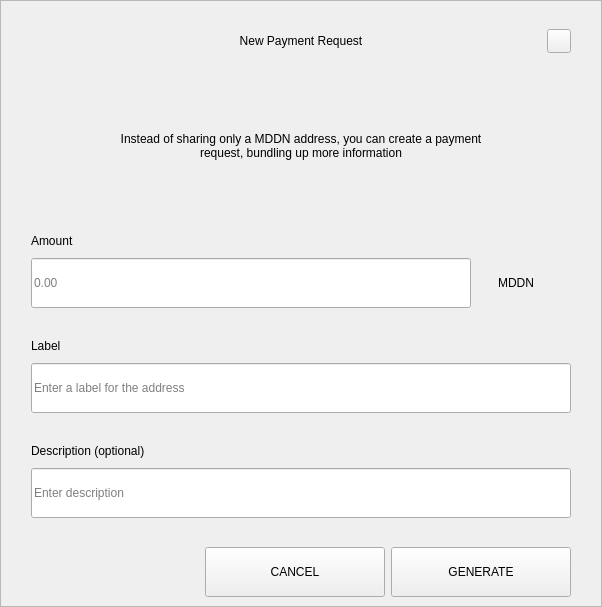
<?xml version="1.0" encoding="UTF-8"?>
<ui version="4.0">
 <class>RequestDialog</class>
 <widget class="QDialog" name="RequestDialog">
  <property name="geometry">
   <rect>
    <x>0</x>
    <y>0</y>
    <width>602</width>
    <height>607</height>
   </rect>
  </property>
  <property name="windowTitle">
   <string>Dialog</string>
  </property>
  <layout class="QVBoxLayout" name="verticalLayout_5">
   <property name="spacing">
    <number>0</number>
   </property>
   <property name="leftMargin">
    <number>0</number>
   </property>
   <property name="topMargin">
    <number>0</number>
   </property>
   <property name="rightMargin">
    <number>0</number>
   </property>
   <property name="bottomMargin">
    <number>0</number>
   </property>
   <item>
    <widget class="QFrame" name="frame">
     <property name="styleSheet">
      <string notr="true"/>
     </property>
     <property name="frameShape">
      <enum>QFrame::StyledPanel</enum>
     </property>
     <property name="frameShadow">
      <enum>QFrame::Raised</enum>
     </property>
     <layout class="QVBoxLayout" name="verticalLayout_4" stretch="1,0,0">
      <property name="spacing">
       <number>0</number>
      </property>
      <property name="leftMargin">
       <number>30</number>
      </property>
      <property name="topMargin">
       <number>20</number>
      </property>
      <property name="rightMargin">
       <number>30</number>
      </property>
      <property name="bottomMargin">
       <number>0</number>
      </property>
      <item>
       <layout class="QHBoxLayout" name="horizontalLayout_3">
        <property name="spacing">
         <number>0</number>
        </property>
        <item>
         <spacer name="horizontalSpacer_21">
          <property name="orientation">
           <enum>Qt::Horizontal</enum>
          </property>
          <property name="sizeHint" stdset="0">
           <size>
            <width>40</width>
            <height>20</height>
           </size>
          </property>
         </spacer>
        </item>
        <item>
         <widget class="QLabel" name="labelTitle">
          <property name="minimumSize">
           <size>
            <width>0</width>
            <height>40</height>
           </size>
          </property>
          <property name="maximumSize">
           <size>
            <width>16777215</width>
            <height>40</height>
           </size>
          </property>
          <property name="styleSheet">
           <string notr="true">padding-left:24px;</string>
          </property>
          <property name="text">
           <string>New Payment Request</string>
          </property>
          <property name="alignment">
           <set>Qt::AlignCenter</set>
          </property>
          <property name="margin">
           <number>7</number>
          </property>
         </widget>
        </item>
        <item>
         <spacer name="horizontalSpacer">
          <property name="orientation">
           <enum>Qt::Horizontal</enum>
          </property>
          <property name="sizeHint" stdset="0">
           <size>
            <width>40</width>
            <height>20</height>
           </size>
          </property>
         </spacer>
        </item>
        <item>
         <widget class="QPushButton" name="btnEsc">
          <property name="minimumSize">
           <size>
            <width>24</width>
            <height>24</height>
           </size>
          </property>
          <property name="maximumSize">
           <size>
            <width>24</width>
            <height>24</height>
           </size>
          </property>
          <property name="focusPolicy">
           <enum>Qt::NoFocus</enum>
          </property>
          <property name="text">
           <string/>
          </property>
         </widget>
        </item>
       </layout>
      </item>
      <item>
       <widget class="QStackedWidget" name="stack">
        <property name="minimumSize">
         <size>
          <width>540</width>
          <height>0</height>
         </size>
        </property>
        <property name="maximumSize">
         <size>
          <width>540</width>
          <height>16777215</height>
         </size>
        </property>
        <property name="currentIndex">
         <number>0</number>
        </property>
        <widget class="QWidget" name="page_1">
         <property name="minimumSize">
          <size>
           <width>540</width>
           <height>0</height>
          </size>
         </property>
         <property name="maximumSize">
          <size>
           <width>540</width>
           <height>16777215</height>
          </size>
         </property>
         <layout class="QVBoxLayout" name="layout1">
          <property name="spacing">
           <number>0</number>
          </property>
          <property name="leftMargin">
           <number>0</number>
          </property>
          <property name="topMargin">
           <number>0</number>
          </property>
          <property name="rightMargin">
           <number>0</number>
          </property>
          <property name="bottomMargin">
           <number>0</number>
          </property>
          <item>
           <spacer name="verticalSpacer_21">
            <property name="orientation">
             <enum>Qt::Vertical</enum>
            </property>
            <property name="sizeType">
             <enum>QSizePolicy::Fixed</enum>
            </property>
            <property name="sizeHint" stdset="0">
             <size>
              <width>20</width>
              <height>30</height>
             </size>
            </property>
           </spacer>
          </item>
          <item alignment="Qt::AlignHCenter">
           <widget class="QLabel" name="labelMessage">
            <property name="minimumSize">
             <size>
              <width>400</width>
              <height>50</height>
             </size>
            </property>
            <property name="text">
             <string>Instead of sharing only a MDDN address, you can create a payment request, bundling up more information</string>
            </property>
            <property name="alignment">
             <set>Qt::AlignCenter</set>
            </property>
            <property name="wordWrap">
             <bool>true</bool>
            </property>
           </widget>
          </item>
          <item alignment="Qt::AlignBottom">
           <widget class="QWidget" name="containerAmount" native="true">
            <layout class="QVBoxLayout" name="verticalLayout">
             <property name="spacing">
              <number>9</number>
             </property>
             <property name="leftMargin">
              <number>0</number>
             </property>
             <property name="topMargin">
              <number>0</number>
             </property>
             <property name="rightMargin">
              <number>0</number>
             </property>
             <property name="bottomMargin">
              <number>0</number>
             </property>
             <item>
              <widget class="QLabel" name="labelSubtitleAmount">
               <property name="minimumSize">
                <size>
                 <width>350</width>
                 <height>16</height>
                </size>
               </property>
               <property name="maximumSize">
                <size>
                 <width>16777215</width>
                 <height>16</height>
                </size>
               </property>
               <property name="text">
                <string>Amount</string>
               </property>
              </widget>
             </item>
             <item alignment="Qt::AlignTop">
              <widget class="QWidget" name="layoutAmount" native="true">
               <layout class="QHBoxLayout" name="horizontalLayout" stretch="2,0">
                <property name="spacing">
                 <number>0</number>
                </property>
                <property name="leftMargin">
                 <number>0</number>
                </property>
                <property name="topMargin">
                 <number>0</number>
                </property>
                <property name="rightMargin">
                 <number>0</number>
                </property>
                <property name="bottomMargin">
                 <number>0</number>
                </property>
                <item>
                 <widget class="QLineEdit" name="lineEditAmount">
                  <property name="minimumSize">
                   <size>
                    <width>0</width>
                    <height>50</height>
                   </size>
                  </property>
                  <property name="maximumSize">
                   <size>
                    <width>16777215</width>
                    <height>50</height>
                   </size>
                  </property>
                  <property name="placeholderText">
                   <string notr="true">0.00</string>
                  </property>
                 </widget>
                </item>
                <item>
                 <widget class="QWidget" name="comboContainer" native="true">
                  <property name="minimumSize">
                   <size>
                    <width>100</width>
                    <height>50</height>
                   </size>
                  </property>
                  <property name="maximumSize">
                   <size>
                    <width>16777215</width>
                    <height>50</height>
                   </size>
                  </property>
                  <layout class="QHBoxLayout" name="horizontalLayout_31">
                   <property name="spacing">
                    <number>0</number>
                   </property>
                   <property name="leftMargin">
                    <number>0</number>
                   </property>
                   <property name="topMargin">
                    <number>0</number>
                   </property>
                   <property name="rightMargin">
                    <number>10</number>
                   </property>
                   <property name="bottomMargin">
                    <number>0</number>
                   </property>
                   <item>
                    <widget class="QLabel" name="comboBoxCoin">
                     <property name="text">
                      <string>MDDN</string>
                     </property>
                     <property name="alignment">
                      <set>Qt::AlignCenter</set>
                     </property>
                    </widget>
                   </item>
                  </layout>
                 </widget>
                </item>
               </layout>
              </widget>
             </item>
            </layout>
           </widget>
          </item>
          <item>
           <spacer name="verticalSpacer_31">
            <property name="orientation">
             <enum>Qt::Vertical</enum>
            </property>
            <property name="sizeType">
             <enum>QSizePolicy::Fixed</enum>
            </property>
            <property name="sizeHint" stdset="0">
             <size>
              <width>20</width>
              <height>30</height>
             </size>
            </property>
           </spacer>
          </item>
          <item>
           <layout class="QVBoxLayout" name="verticalLayoutLabel">
            <property name="spacing">
             <number>9</number>
            </property>
            <item>
             <widget class="QLabel" name="labelSubtitleLabel">
              <property name="minimumSize">
               <size>
                <width>0</width>
                <height>16</height>
               </size>
              </property>
              <property name="maximumSize">
               <size>
                <width>16777215</width>
                <height>16</height>
               </size>
              </property>
              <property name="text">
               <string>Label</string>
              </property>
             </widget>
            </item>
            <item>
             <widget class="QLineEdit" name="lineEditLabel">
              <property name="minimumSize">
               <size>
                <width>0</width>
                <height>50</height>
               </size>
              </property>
              <property name="maximumSize">
               <size>
                <width>16777215</width>
                <height>50</height>
               </size>
              </property>
              <property name="placeholderText">
               <string>Enter a label for the address</string>
              </property>
             </widget>
            </item>
           </layout>
          </item>
          <item>
           <spacer name="verticalSpacer_34">
            <property name="orientation">
             <enum>Qt::Vertical</enum>
            </property>
            <property name="sizeType">
             <enum>QSizePolicy::Fixed</enum>
            </property>
            <property name="sizeHint" stdset="0">
             <size>
              <width>20</width>
              <height>30</height>
             </size>
            </property>
           </spacer>
          </item>
          <item>
           <layout class="QVBoxLayout" name="verticalLayoutDescription">
            <property name="spacing">
             <number>9</number>
            </property>
            <item>
             <widget class="QLabel" name="labelSubtitleDescription">
              <property name="minimumSize">
               <size>
                <width>0</width>
                <height>16</height>
               </size>
              </property>
              <property name="maximumSize">
               <size>
                <width>16777215</width>
                <height>16</height>
               </size>
              </property>
              <property name="text">
               <string>Description (optional)</string>
              </property>
             </widget>
            </item>
            <item>
             <widget class="QLineEdit" name="lineEditDescription">
              <property name="minimumSize">
               <size>
                <width>0</width>
                <height>50</height>
               </size>
              </property>
              <property name="maximumSize">
               <size>
                <width>16777215</width>
                <height>50</height>
               </size>
              </property>
              <property name="placeholderText">
               <string>Enter description</string>
              </property>
             </widget>
            </item>
            <item>
             <spacer name="verticalSpacer_4">
              <property name="orientation">
               <enum>Qt::Vertical</enum>
              </property>
              <property name="sizeType">
               <enum>QSizePolicy::Fixed</enum>
              </property>
              <property name="sizeHint" stdset="0">
               <size>
                <width>20</width>
                <height>20</height>
               </size>
              </property>
             </spacer>
            </item>
           </layout>
          </item>
         </layout>
        </widget>
        <widget class="QWidget" name="page_2">
         <layout class="QVBoxLayout" name="layout2">
          <item>
           <spacer name="verticalSpacer_5">
            <property name="orientation">
             <enum>Qt::Vertical</enum>
            </property>
            <property name="sizeType">
             <enum>QSizePolicy::Fixed</enum>
            </property>
            <property name="sizeHint" stdset="0">
             <size>
              <width>20</width>
              <height>50</height>
             </size>
            </property>
           </spacer>
          </item>
          <item alignment="Qt::AlignHCenter">
           <widget class="QLabel" name="labelQrImg">
            <property name="minimumSize">
             <size>
              <width>260</width>
              <height>260</height>
             </size>
            </property>
            <property name="maximumSize">
             <size>
              <width>260</width>
              <height>260</height>
             </size>
            </property>
            <property name="text">
             <string/>
            </property>
            <property name="alignment">
             <set>Qt::AlignCenter</set>
            </property>
           </widget>
          </item>
          <item>
           <spacer name="verticalSpacer_2">
            <property name="orientation">
             <enum>Qt::Vertical</enum>
            </property>
            <property name="sizeType">
             <enum>QSizePolicy::Fixed</enum>
            </property>
            <property name="sizeHint" stdset="0">
             <size>
              <width>20</width>
              <height>30</height>
             </size>
            </property>
           </spacer>
          </item>
          <item alignment="Qt::AlignHCenter">
           <widget class="QLabel" name="labelAddress">
            <property name="text">
             <string>D7VFR83SQbiezrW72hjcWJtcfip5krte2Z </string>
            </property>
           </widget>
          </item>
          <item>
           <spacer name="verticalSpacer_32">
            <property name="orientation">
             <enum>Qt::Vertical</enum>
            </property>
            <property name="sizeType">
             <enum>QSizePolicy::Expanding</enum>
            </property>
            <property name="sizeHint" stdset="0">
             <size>
              <width>20</width>
              <height>20</height>
             </size>
            </property>
           </spacer>
          </item>
          <item>
           <layout class="QHBoxLayout" name="horizontal">
            <property name="leftMargin">
             <number>20</number>
            </property>
            <property name="rightMargin">
             <number>20</number>
            </property>
            <property name="bottomMargin">
             <number>20</number>
            </property>
            <item>
             <spacer name="horizontalSpacer_4">
              <property name="orientation">
               <enum>Qt::Horizontal</enum>
              </property>
              <property name="sizeHint" stdset="0">
               <size>
                <width>40</width>
                <height>20</height>
               </size>
              </property>
             </spacer>
            </item>
            <item>
             <widget class="QPushButton" name="btnCopyAddress">
              <property name="minimumSize">
               <size>
                <width>180</width>
                <height>50</height>
               </size>
              </property>
              <property name="text">
               <string>COPY ADDRESS</string>
              </property>
             </widget>
            </item>
            <item>
             <widget class="QPushButton" name="btnCopyUrl">
              <property name="minimumSize">
               <size>
                <width>180</width>
                <height>50</height>
               </size>
              </property>
              <property name="text">
               <string>COPY URL</string>
              </property>
             </widget>
            </item>
            <item>
             <spacer name="horizontalSpacer_2">
              <property name="orientation">
               <enum>Qt::Horizontal</enum>
              </property>
              <property name="sizeHint" stdset="0">
               <size>
                <width>40</width>
                <height>20</height>
               </size>
              </property>
             </spacer>
            </item>
           </layout>
          </item>
         </layout>
        </widget>
       </widget>
      </item>
      <item>
       <widget class="QWidget" name="buttonsStack" native="true">
        <layout class="QHBoxLayout" name="horizontalLayout_5">
         <property name="leftMargin">
          <number>20</number>
         </property>
         <property name="rightMargin">
          <number>0</number>
         </property>
         <item>
          <spacer name="horizontalSpacer_41">
           <property name="orientation">
            <enum>Qt::Horizontal</enum>
           </property>
           <property name="sizeHint" stdset="0">
            <size>
             <width>40</width>
             <height>20</height>
            </size>
           </property>
          </spacer>
         </item>
         <item>
          <widget class="QPushButton" name="btnCancel">
           <property name="minimumSize">
            <size>
             <width>180</width>
             <height>50</height>
            </size>
           </property>
           <property name="focusPolicy">
            <enum>Qt::NoFocus</enum>
           </property>
           <property name="text">
            <string>CANCEL</string>
           </property>
          </widget>
         </item>
         <item>
          <widget class="QPushButton" name="btnSave">
           <property name="minimumSize">
            <size>
             <width>180</width>
             <height>50</height>
            </size>
           </property>
           <property name="focusPolicy">
            <enum>Qt::NoFocus</enum>
           </property>
           <property name="text">
            <string>GENERATE</string>
           </property>
          </widget>
         </item>
        </layout>
       </widget>
      </item>
     </layout>
    </widget>
   </item>
  </layout>
 </widget>
 <resources/>
 <connections/>
</ui>
